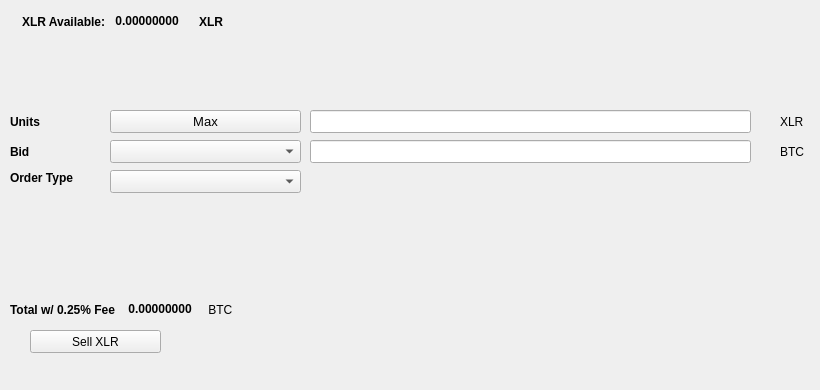
   <widget class="QWidget" name="SellTab">
    <attribute name="title">
     <string>Sell</string>
    </attribute>
    <widget class="QLabel" name="label_16">
     <property name="geometry">
      <rect>
       <x>780</x>
       <y>140</y>
       <width>31</width>
       <height>23</height>
      </rect>
     </property>
     <property name="text">
      <string>BTC</string>
     </property>
    </widget>
    <widget class="QComboBox" name="SellBidcomboBox">
     <property name="geometry">
      <rect>
       <x>110</x>
       <y>140</y>
       <width>191</width>
       <height>23</height>
      </rect>
     </property>
     <property name="font">
      <font>
       <pointsize>10</pointsize>
      </font>
     </property>
    </widget>
    <widget class="QLabel" name="label_18">
     <property name="geometry">
      <rect>
       <x>10</x>
       <y>110</y>
       <width>46</width>
       <height>23</height>
      </rect>
     </property>
     <property name="font">
      <font>
       <weight>75</weight>
       <bold>true</bold>
      </font>
     </property>
     <property name="text">
      <string>Units</string>
     </property>
    </widget>
    <widget class="QPushButton" name="Sell_Max_Amount">
     <property name="geometry">
      <rect>
       <x>110</x>
       <y>110</y>
       <width>191</width>
       <height>23</height>
      </rect>
     </property>
     <property name="font">
      <font>
       <pointsize>10</pointsize>
      </font>
     </property>
     <property name="text">
      <string>Max</string>
     </property>
    </widget>
    <widget class="QLabel" name="label_20">
     <property name="geometry">
      <rect>
       <x>10</x>
       <y>170</y>
       <width>91</width>
       <height>16</height>
      </rect>
     </property>
     <property name="font">
      <font>
       <weight>75</weight>
       <bold>true</bold>
      </font>
     </property>
     <property name="text">
      <string>Order Type</string>
     </property>
    </widget>
    <widget class="QComboBox" name="SellOrdertypeCombo">
     <property name="geometry">
      <rect>
       <x>110</x>
       <y>170</y>
       <width>191</width>
       <height>23</height>
      </rect>
     </property>
     <property name="font">
      <font>
       <pointsize>10</pointsize>
      </font>
     </property>
    </widget>
    <widget class="QLabel" name="label_21">
     <property name="geometry">
      <rect>
       <x>10</x>
       <y>140</y>
       <width>46</width>
       <height>23</height>
      </rect>
     </property>
     <property name="font">
      <font>
       <weight>75</weight>
       <bold>true</bold>
      </font>
     </property>
     <property name="text">
      <string>Bid</string>
     </property>
    </widget>
    <widget class="QLabel" name="label_22">
     <property name="geometry">
      <rect>
       <x>780</x>
       <y>110</y>
       <width>31</width>
       <height>23</height>
      </rect>
     </property>
     <property name="text">
      <string>XLR</string>
     </property>
    </widget>
    <widget class="QLineEdit" name="UnitsInputXLR">
     <property name="geometry">
      <rect>
       <x>310</x>
       <y>110</y>
       <width>441</width>
       <height>23</height>
      </rect>
     </property>
     <property name="font">
      <font>
       <pointsize>9</pointsize>
       <weight>75</weight>
       <bold>true</bold>
      </font>
     </property>
    </widget>
    <widget class="QLineEdit" name="SellBidPriceEdit">
     <property name="geometry">
      <rect>
       <x>310</x>
       <y>140</y>
       <width>441</width>
       <height>23</height>
      </rect>
     </property>
     <property name="font">
      <font>
       <pointsize>9</pointsize>
       <weight>75</weight>
       <bold>true</bold>
      </font>
     </property>
    </widget>
    <widget class="QPushButton" name="SellXLRBTN">
     <property name="geometry">
      <rect>
       <x>30</x>
       <y>330</y>
       <width>131</width>
       <height>23</height>
      </rect>
     </property>
     <property name="text">
      <string>Sell XLR</string>
     </property>
     <property name="icon">
      <iconset resource="../cognitio">
       <normaloff>:/icons/bitcoin</normaloff>:/icons/bitcoin</iconset>
     </property>
    </widget>
    <widget class="QWidget" name="layoutWidget3">
     <property name="geometry">
      <rect>
       <x>22</x>
       <y>12</y>
       <width>258</width>
       <height>19</height>
      </rect>
     </property>
     <layout class="QHBoxLayout" name="horizontalLayout">
      <item>
       <widget class="QLabel" name="label232_2">
        <property name="font">
         <font>
          <weight>75</weight>
          <bold>true</bold>
         </font>
        </property>
        <property name="text">
         <string>XLR Available:</string>
        </property>
       </widget>
      </item>
      <item>
       <widget class="QLabel" name="XLRAvailableLabel">
        <property name="palette">
         <palette>
          <active>
           <colorrole role="WindowText">
            <brush brushstyle="SolidPattern">
             <color alpha="255">
              <red>0</red>
              <green>0</green>
              <blue>0</blue>
             </color>
            </brush>
           </colorrole>
           <colorrole role="Button">
            <brush brushstyle="SolidPattern">
             <color alpha="255">
              <red>0</red>
              <green>170</green>
              <blue>0</blue>
             </color>
            </brush>
           </colorrole>
           <colorrole role="Light">
            <brush brushstyle="SolidPattern">
             <color alpha="255">
              <red>0</red>
              <green>255</green>
              <blue>0</blue>
             </color>
            </brush>
           </colorrole>
           <colorrole role="Midlight">
            <brush brushstyle="SolidPattern">
             <color alpha="255">
              <red>0</red>
              <green>212</green>
              <blue>0</blue>
             </color>
            </brush>
           </colorrole>
           <colorrole role="Dark">
            <brush brushstyle="SolidPattern">
             <color alpha="255">
              <red>0</red>
              <green>85</green>
              <blue>0</blue>
             </color>
            </brush>
           </colorrole>
           <colorrole role="Mid">
            <brush brushstyle="SolidPattern">
             <color alpha="255">
              <red>0</red>
              <green>113</green>
              <blue>0</blue>
             </color>
            </brush>
           </colorrole>
           <colorrole role="Text">
            <brush brushstyle="SolidPattern">
             <color alpha="255">
              <red>0</red>
              <green>170</green>
              <blue>0</blue>
             </color>
            </brush>
           </colorrole>
           <colorrole role="BrightText">
            <brush brushstyle="SolidPattern">
             <color alpha="255">
              <red>255</red>
              <green>255</green>
              <blue>255</blue>
             </color>
            </brush>
           </colorrole>
           <colorrole role="ButtonText">
            <brush brushstyle="SolidPattern">
             <color alpha="255">
              <red>0</red>
              <green>0</green>
              <blue>0</blue>
             </color>
            </brush>
           </colorrole>
           <colorrole role="Base">
            <brush brushstyle="SolidPattern">
             <color alpha="255">
              <red>255</red>
              <green>255</green>
              <blue>255</blue>
             </color>
            </brush>
           </colorrole>
           <colorrole role="Window">
            <brush brushstyle="SolidPattern">
             <color alpha="255">
              <red>0</red>
              <green>170</green>
              <blue>0</blue>
             </color>
            </brush>
           </colorrole>
           <colorrole role="Shadow">
            <brush brushstyle="SolidPattern">
             <color alpha="255">
              <red>0</red>
              <green>0</green>
              <blue>0</blue>
             </color>
            </brush>
           </colorrole>
           <colorrole role="AlternateBase">
            <brush brushstyle="SolidPattern">
             <color alpha="255">
              <red>127</red>
              <green>212</green>
              <blue>127</blue>
             </color>
            </brush>
           </colorrole>
           <colorrole role="ToolTipBase">
            <brush brushstyle="SolidPattern">
             <color alpha="255">
              <red>255</red>
              <green>255</green>
              <blue>220</blue>
             </color>
            </brush>
           </colorrole>
           <colorrole role="ToolTipText">
            <brush brushstyle="SolidPattern">
             <color alpha="255">
              <red>0</red>
              <green>0</green>
              <blue>0</blue>
             </color>
            </brush>
           </colorrole>
          </active>
          <inactive>
           <colorrole role="WindowText">
            <brush brushstyle="SolidPattern">
             <color alpha="255">
              <red>0</red>
              <green>0</green>
              <blue>0</blue>
             </color>
            </brush>
           </colorrole>
           <colorrole role="Button">
            <brush brushstyle="SolidPattern">
             <color alpha="255">
              <red>0</red>
              <green>170</green>
              <blue>0</blue>
             </color>
            </brush>
           </colorrole>
           <colorrole role="Light">
            <brush brushstyle="SolidPattern">
             <color alpha="255">
              <red>0</red>
              <green>255</green>
              <blue>0</blue>
             </color>
            </brush>
           </colorrole>
           <colorrole role="Midlight">
            <brush brushstyle="SolidPattern">
             <color alpha="255">
              <red>0</red>
              <green>212</green>
              <blue>0</blue>
             </color>
            </brush>
           </colorrole>
           <colorrole role="Dark">
            <brush brushstyle="SolidPattern">
             <color alpha="255">
              <red>0</red>
              <green>85</green>
              <blue>0</blue>
             </color>
            </brush>
           </colorrole>
           <colorrole role="Mid">
            <brush brushstyle="SolidPattern">
             <color alpha="255">
              <red>0</red>
              <green>113</green>
              <blue>0</blue>
             </color>
            </brush>
           </colorrole>
           <colorrole role="Text">
            <brush brushstyle="SolidPattern">
             <color alpha="255">
              <red>0</red>
              <green>170</green>
              <blue>0</blue>
             </color>
            </brush>
           </colorrole>
           <colorrole role="BrightText">
            <brush brushstyle="SolidPattern">
             <color alpha="255">
              <red>255</red>
              <green>255</green>
              <blue>255</blue>
             </color>
            </brush>
           </colorrole>
           <colorrole role="ButtonText">
            <brush brushstyle="SolidPattern">
             <color alpha="255">
              <red>0</red>
              <green>0</green>
              <blue>0</blue>
             </color>
            </brush>
           </colorrole>
           <colorrole role="Base">
            <brush brushstyle="SolidPattern">
             <color alpha="255">
              <red>255</red>
              <green>255</green>
              <blue>255</blue>
             </color>
            </brush>
           </colorrole>
           <colorrole role="Window">
            <brush brushstyle="SolidPattern">
             <color alpha="255">
              <red>0</red>
              <green>170</green>
              <blue>0</blue>
             </color>
            </brush>
           </colorrole>
           <colorrole role="Shadow">
            <brush brushstyle="SolidPattern">
             <color alpha="255">
              <red>0</red>
              <green>0</green>
              <blue>0</blue>
             </color>
            </brush>
           </colorrole>
           <colorrole role="AlternateBase">
            <brush brushstyle="SolidPattern">
             <color alpha="255">
              <red>127</red>
              <green>212</green>
              <blue>127</blue>
             </color>
            </brush>
           </colorrole>
           <colorrole role="ToolTipBase">
            <brush brushstyle="SolidPattern">
             <color alpha="255">
              <red>255</red>
              <green>255</green>
              <blue>220</blue>
             </color>
            </brush>
           </colorrole>
           <colorrole role="ToolTipText">
            <brush brushstyle="SolidPattern">
             <color alpha="255">
              <red>0</red>
              <green>0</green>
              <blue>0</blue>
             </color>
            </brush>
           </colorrole>
          </inactive>
          <disabled>
           <colorrole role="WindowText">
            <brush brushstyle="SolidPattern">
             <color alpha="255">
              <red>0</red>
              <green>85</green>
              <blue>0</blue>
             </color>
            </brush>
           </colorrole>
           <colorrole role="Button">
            <brush brushstyle="SolidPattern">
             <color alpha="255">
              <red>0</red>
              <green>170</green>
              <blue>0</blue>
             </color>
            </brush>
           </colorrole>
           <colorrole role="Light">
            <brush brushstyle="SolidPattern">
             <color alpha="255">
              <red>0</red>
              <green>255</green>
              <blue>0</blue>
             </color>
            </brush>
           </colorrole>
           <colorrole role="Midlight">
            <brush brushstyle="SolidPattern">
             <color alpha="255">
              <red>0</red>
              <green>212</green>
              <blue>0</blue>
             </color>
            </brush>
           </colorrole>
           <colorrole role="Dark">
            <brush brushstyle="SolidPattern">
             <color alpha="255">
              <red>0</red>
              <green>85</green>
              <blue>0</blue>
             </color>
            </brush>
           </colorrole>
           <colorrole role="Mid">
            <brush brushstyle="SolidPattern">
             <color alpha="255">
              <red>0</red>
              <green>113</green>
              <blue>0</blue>
             </color>
            </brush>
           </colorrole>
           <colorrole role="Text">
            <brush brushstyle="SolidPattern">
             <color alpha="255">
              <red>0</red>
              <green>85</green>
              <blue>0</blue>
             </color>
            </brush>
           </colorrole>
           <colorrole role="BrightText">
            <brush brushstyle="SolidPattern">
             <color alpha="255">
              <red>255</red>
              <green>255</green>
              <blue>255</blue>
             </color>
            </brush>
           </colorrole>
           <colorrole role="ButtonText">
            <brush brushstyle="SolidPattern">
             <color alpha="255">
              <red>0</red>
              <green>85</green>
              <blue>0</blue>
             </color>
            </brush>
           </colorrole>
           <colorrole role="Base">
            <brush brushstyle="SolidPattern">
             <color alpha="255">
              <red>0</red>
              <green>170</green>
              <blue>0</blue>
             </color>
            </brush>
           </colorrole>
           <colorrole role="Window">
            <brush brushstyle="SolidPattern">
             <color alpha="255">
              <red>0</red>
              <green>170</green>
              <blue>0</blue>
             </color>
            </brush>
           </colorrole>
           <colorrole role="Shadow">
            <brush brushstyle="SolidPattern">
             <color alpha="255">
              <red>0</red>
              <green>0</green>
              <blue>0</blue>
             </color>
            </brush>
           </colorrole>
           <colorrole role="AlternateBase">
            <brush brushstyle="SolidPattern">
             <color alpha="255">
              <red>0</red>
              <green>170</green>
              <blue>0</blue>
             </color>
            </brush>
           </colorrole>
           <colorrole role="ToolTipBase">
            <brush brushstyle="SolidPattern">
             <color alpha="255">
              <red>255</red>
              <green>255</green>
              <blue>220</blue>
             </color>
            </brush>
           </colorrole>
           <colorrole role="ToolTipText">
            <brush brushstyle="SolidPattern">
             <color alpha="255">
              <red>0</red>
              <green>0</green>
              <blue>0</blue>
             </color>
            </brush>
           </colorrole>
          </disabled>
         </palette>
        </property>
        <property name="font">
         <font>
          <weight>75</weight>
          <bold>true</bold>
         </font>
        </property>
        <property name="text">
         <string> 0.00000000 </string>
        </property>
        <property name="textInteractionFlags">
         <set>Qt::LinksAccessibleByMouse|Qt::TextSelectableByKeyboard|Qt::TextSelectableByMouse</set>
        </property>
       </widget>
      </item>
      <item>
       <widget class="QLabel" name="labelXLR">
        <property name="font">
         <font>
          <weight>75</weight>
          <bold>true</bold>
         </font>
        </property>
        <property name="text">
         <string>XLR</string>
        </property>
       </widget>
      </item>
     </layout>
    </widget>
    <widget class="QWidget" name="layoutWidget">
     <property name="geometry">
      <rect>
       <x>10</x>
       <y>300</y>
       <width>268</width>
       <height>19</height>
      </rect>
     </property>
     <layout class="QHBoxLayout" name="horizontalLayout_2">
      <item>
       <widget class="QLabel" name="label_19">
        <property name="font">
         <font>
          <weight>75</weight>
          <bold>true</bold>
         </font>
        </property>
        <property name="text">
         <string>Total w/ 0.25% Fee </string>
        </property>
       </widget>
      </item>
      <item>
       <widget class="QLabel" name="SellCostLabel">
        <property name="palette">
         <palette>
          <active>
           <colorrole role="WindowText">
            <brush brushstyle="SolidPattern">
             <color alpha="255">
              <red>0</red>
              <green>0</green>
              <blue>0</blue>
             </color>
            </brush>
           </colorrole>
           <colorrole role="Button">
            <brush brushstyle="SolidPattern">
             <color alpha="255">
              <red>0</red>
              <green>170</green>
              <blue>0</blue>
             </color>
            </brush>
           </colorrole>
           <colorrole role="Light">
            <brush brushstyle="SolidPattern">
             <color alpha="255">
              <red>0</red>
              <green>255</green>
              <blue>0</blue>
             </color>
            </brush>
           </colorrole>
           <colorrole role="Midlight">
            <brush brushstyle="SolidPattern">
             <color alpha="255">
              <red>0</red>
              <green>212</green>
              <blue>0</blue>
             </color>
            </brush>
           </colorrole>
           <colorrole role="Dark">
            <brush brushstyle="SolidPattern">
             <color alpha="255">
              <red>0</red>
              <green>85</green>
              <blue>0</blue>
             </color>
            </brush>
           </colorrole>
           <colorrole role="Mid">
            <brush brushstyle="SolidPattern">
             <color alpha="255">
              <red>0</red>
              <green>113</green>
              <blue>0</blue>
             </color>
            </brush>
           </colorrole>
           <colorrole role="Text">
            <brush brushstyle="SolidPattern">
             <color alpha="255">
              <red>0</red>
              <green>170</green>
              <blue>0</blue>
             </color>
            </brush>
           </colorrole>
           <colorrole role="BrightText">
            <brush brushstyle="SolidPattern">
             <color alpha="255">
              <red>255</red>
              <green>255</green>
              <blue>255</blue>
             </color>
            </brush>
           </colorrole>
           <colorrole role="ButtonText">
            <brush brushstyle="SolidPattern">
             <color alpha="255">
              <red>0</red>
              <green>0</green>
              <blue>0</blue>
             </color>
            </brush>
           </colorrole>
           <colorrole role="Base">
            <brush brushstyle="SolidPattern">
             <color alpha="255">
              <red>255</red>
              <green>255</green>
              <blue>255</blue>
             </color>
            </brush>
           </colorrole>
           <colorrole role="Window">
            <brush brushstyle="SolidPattern">
             <color alpha="255">
              <red>0</red>
              <green>170</green>
              <blue>0</blue>
             </color>
            </brush>
           </colorrole>
           <colorrole role="Shadow">
            <brush brushstyle="SolidPattern">
             <color alpha="255">
              <red>0</red>
              <green>0</green>
              <blue>0</blue>
             </color>
            </brush>
           </colorrole>
           <colorrole role="AlternateBase">
            <brush brushstyle="SolidPattern">
             <color alpha="255">
              <red>127</red>
              <green>212</green>
              <blue>127</blue>
             </color>
            </brush>
           </colorrole>
           <colorrole role="ToolTipBase">
            <brush brushstyle="SolidPattern">
             <color alpha="255">
              <red>255</red>
              <green>255</green>
              <blue>220</blue>
             </color>
            </brush>
           </colorrole>
           <colorrole role="ToolTipText">
            <brush brushstyle="SolidPattern">
             <color alpha="255">
              <red>0</red>
              <green>0</green>
              <blue>0</blue>
             </color>
            </brush>
           </colorrole>
          </active>
          <inactive>
           <colorrole role="WindowText">
            <brush brushstyle="SolidPattern">
             <color alpha="255">
              <red>0</red>
              <green>0</green>
              <blue>0</blue>
             </color>
            </brush>
           </colorrole>
           <colorrole role="Button">
            <brush brushstyle="SolidPattern">
             <color alpha="255">
              <red>0</red>
              <green>170</green>
              <blue>0</blue>
             </color>
            </brush>
           </colorrole>
           <colorrole role="Light">
            <brush brushstyle="SolidPattern">
             <color alpha="255">
              <red>0</red>
              <green>255</green>
              <blue>0</blue>
             </color>
            </brush>
           </colorrole>
           <colorrole role="Midlight">
            <brush brushstyle="SolidPattern">
             <color alpha="255">
              <red>0</red>
              <green>212</green>
              <blue>0</blue>
             </color>
            </brush>
           </colorrole>
           <colorrole role="Dark">
            <brush brushstyle="SolidPattern">
             <color alpha="255">
              <red>0</red>
              <green>85</green>
              <blue>0</blue>
             </color>
            </brush>
           </colorrole>
           <colorrole role="Mid">
            <brush brushstyle="SolidPattern">
             <color alpha="255">
              <red>0</red>
              <green>113</green>
              <blue>0</blue>
             </color>
            </brush>
           </colorrole>
           <colorrole role="Text">
            <brush brushstyle="SolidPattern">
             <color alpha="255">
              <red>0</red>
              <green>170</green>
              <blue>0</blue>
             </color>
            </brush>
           </colorrole>
           <colorrole role="BrightText">
            <brush brushstyle="SolidPattern">
             <color alpha="255">
              <red>255</red>
              <green>255</green>
              <blue>255</blue>
             </color>
            </brush>
           </colorrole>
           <colorrole role="ButtonText">
            <brush brushstyle="SolidPattern">
             <color alpha="255">
              <red>0</red>
              <green>0</green>
              <blue>0</blue>
             </color>
            </brush>
           </colorrole>
           <colorrole role="Base">
            <brush brushstyle="SolidPattern">
             <color alpha="255">
              <red>255</red>
              <green>255</green>
              <blue>255</blue>
             </color>
            </brush>
           </colorrole>
           <colorrole role="Window">
            <brush brushstyle="SolidPattern">
             <color alpha="255">
              <red>0</red>
              <green>170</green>
              <blue>0</blue>
             </color>
            </brush>
           </colorrole>
           <colorrole role="Shadow">
            <brush brushstyle="SolidPattern">
             <color alpha="255">
              <red>0</red>
              <green>0</green>
              <blue>0</blue>
             </color>
            </brush>
           </colorrole>
           <colorrole role="AlternateBase">
            <brush brushstyle="SolidPattern">
             <color alpha="255">
              <red>127</red>
              <green>212</green>
              <blue>127</blue>
             </color>
            </brush>
           </colorrole>
           <colorrole role="ToolTipBase">
            <brush brushstyle="SolidPattern">
             <color alpha="255">
              <red>255</red>
              <green>255</green>
              <blue>220</blue>
             </color>
            </brush>
           </colorrole>
           <colorrole role="ToolTipText">
            <brush brushstyle="SolidPattern">
             <color alpha="255">
              <red>0</red>
              <green>0</green>
              <blue>0</blue>
             </color>
            </brush>
           </colorrole>
          </inactive>
          <disabled>
           <colorrole role="WindowText">
            <brush brushstyle="SolidPattern">
             <color alpha="255">
              <red>0</red>
              <green>85</green>
              <blue>0</blue>
             </color>
            </brush>
           </colorrole>
           <colorrole role="Button">
            <brush brushstyle="SolidPattern">
             <color alpha="255">
              <red>0</red>
              <green>170</green>
              <blue>0</blue>
             </color>
            </brush>
           </colorrole>
           <colorrole role="Light">
            <brush brushstyle="SolidPattern">
             <color alpha="255">
              <red>0</red>
              <green>255</green>
              <blue>0</blue>
             </color>
            </brush>
           </colorrole>
           <colorrole role="Midlight">
            <brush brushstyle="SolidPattern">
             <color alpha="255">
              <red>0</red>
              <green>212</green>
              <blue>0</blue>
             </color>
            </brush>
           </colorrole>
           <colorrole role="Dark">
            <brush brushstyle="SolidPattern">
             <color alpha="255">
              <red>0</red>
              <green>85</green>
              <blue>0</blue>
             </color>
            </brush>
           </colorrole>
           <colorrole role="Mid">
            <brush brushstyle="SolidPattern">
             <color alpha="255">
              <red>0</red>
              <green>113</green>
              <blue>0</blue>
             </color>
            </brush>
           </colorrole>
           <colorrole role="Text">
            <brush brushstyle="SolidPattern">
             <color alpha="255">
              <red>0</red>
              <green>85</green>
              <blue>0</blue>
             </color>
            </brush>
           </colorrole>
           <colorrole role="BrightText">
            <brush brushstyle="SolidPattern">
             <color alpha="255">
              <red>255</red>
              <green>255</green>
              <blue>255</blue>
             </color>
            </brush>
           </colorrole>
           <colorrole role="ButtonText">
            <brush brushstyle="SolidPattern">
             <color alpha="255">
              <red>0</red>
              <green>85</green>
              <blue>0</blue>
             </color>
            </brush>
           </colorrole>
           <colorrole role="Base">
            <brush brushstyle="SolidPattern">
             <color alpha="255">
              <red>0</red>
              <green>170</green>
              <blue>0</blue>
             </color>
            </brush>
           </colorrole>
           <colorrole role="Window">
            <brush brushstyle="SolidPattern">
             <color alpha="255">
              <red>0</red>
              <green>170</green>
              <blue>0</blue>
             </color>
            </brush>
           </colorrole>
           <colorrole role="Shadow">
            <brush brushstyle="SolidPattern">
             <color alpha="255">
              <red>0</red>
              <green>0</green>
              <blue>0</blue>
             </color>
            </brush>
           </colorrole>
           <colorrole role="AlternateBase">
            <brush brushstyle="SolidPattern">
             <color alpha="255">
              <red>0</red>
              <green>170</green>
              <blue>0</blue>
             </color>
            </brush>
           </colorrole>
           <colorrole role="ToolTipBase">
            <brush brushstyle="SolidPattern">
             <color alpha="255">
              <red>255</red>
              <green>255</green>
              <blue>220</blue>
             </color>
            </brush>
           </colorrole>
           <colorrole role="ToolTipText">
            <brush brushstyle="SolidPattern">
             <color alpha="255">
              <red>0</red>
              <green>0</green>
              <blue>0</blue>
             </color>
            </brush>
           </colorrole>
          </disabled>
         </palette>
        </property>
        <property name="font">
         <font>
          <weight>75</weight>
          <bold>true</bold>
         </font>
        </property>
        <property name="autoFillBackground">
         <bool>false</bool>
        </property>
        <property name="text">
         <string> 0.00000000</string>
        </property>
        <property name="textInteractionFlags">
         <set>Qt::LinksAccessibleByMouse|Qt::TextSelectableByMouse</set>
        </property>
       </widget>
      </item>
      <item>
       <widget class="QLabel" name="label_17">
        <property name="font">
         <font>
          <weight>50</weight>
          <bold>false</bold>
         </font>
        </property>
        <property name="text">
         <string> BTC</string>
        </property>
       </widget>
      </item>
     </layout>
    </widget>
    <widget class="QLabel" name="label_23">
     <property name="geometry">
      <rect>
       <x>460</x>
       <y>300</y>
       <width>281</width>
       <height>81</height>
      </rect>
     </property>
     <property name="text">
      <string/>
     </property>
     <property name="pixmap">
      <pixmap>:/images/bittrex</pixmap>
     </property>
    </widget>
   </widget>
